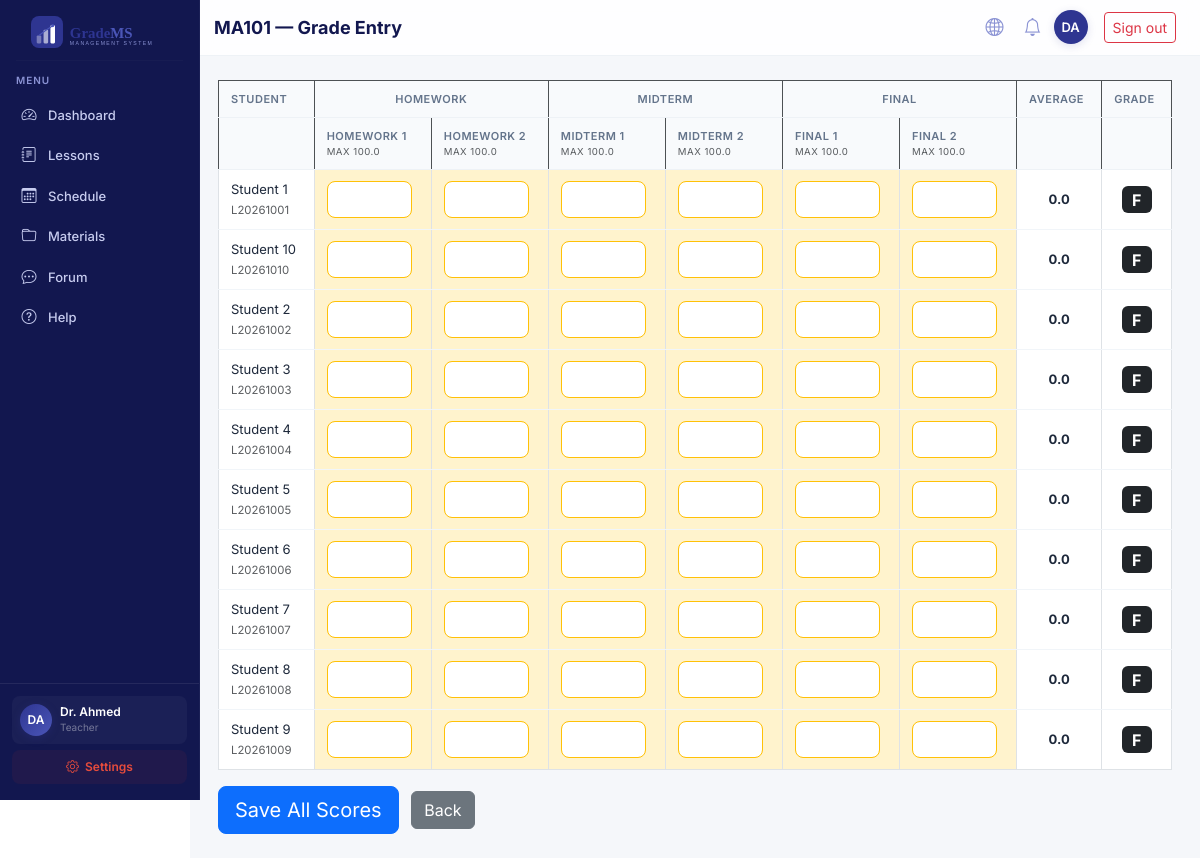
Screenshot of /teacher/courses/3/grades (signed in) with the database file from the repository.
### tables this page shows
CREATE TABLE users (
    id INTEGER PRIMARY KEY AUTOINCREMENT,
    username TEXT UNIQUE NOT NULL,
    password_hash TEXT NOT NULL,
    full_name TEXT NOT NULL,
    email TEXT UNIQUE NOT NULL,
    role TEXT NOT NULL CHECK(role IN ('admin','teacher','student')),
    created_at TIMESTAMP DEFAULT CURRENT_TIMESTAMP
, avatar TEXT);

CREATE TABLE courses (
    id INTEGER PRIMARY KEY AUTOINCREMENT,
    course_code TEXT UNIQUE NOT NULL,
    course_name TEXT NOT NULL,
    credits INTEGER NOT NULL,
    teacher_id INTEGER REFERENCES users(id),
    enrollment_code TEXT UNIQUE NOT NULL,
    created_at TIMESTAMP DEFAULT CURRENT_TIMESTAMP
);

CREATE TABLE grade_categories (
    id INTEGER PRIMARY KEY AUTOINCREMENT,
    course_id INTEGER NOT NULL REFERENCES courses(id) ON DELETE CASCADE,
    category_name TEXT NOT NULL,
    weight REAL NOT NULL CHECK(weight >= 0 AND weight <= 100)
);

CREATE TABLE grade_items (
    id INTEGER PRIMARY KEY AUTOINCREMENT,
    category_id INTEGER NOT NULL REFERENCES grade_categories(id) ON DELETE CASCADE,
    item_name TEXT NOT NULL,
    max_score REAL DEFAULT 100
);

CREATE TABLE enrollments (
    id INTEGER PRIMARY KEY AUTOINCREMENT,
    student_id INTEGER NOT NULL REFERENCES users(id),
    course_id INTEGER NOT NULL REFERENCES courses(id) ON DELETE CASCADE,
    enrolled_at TIMESTAMP DEFAULT CURRENT_TIMESTAMP,
    UNIQUE(student_id, course_id)
);

### blueprints/teacher.py (the view, shortened to what this page needs)
@teacher_bp.route('/courses/<int:course_id>/grades', methods=['GET', 'POST'])
@login_required
@require_role('teacher')
@csrf_required
def grades(course_id):
    course = find_by_id(course_id)
    if not course or course['teacher_id'] != g.user['id']:
        flash('Access denied.', 'danger')
        return redirect(url_for('teacher.dashboard'))
    track_course_access(course_id)
    students = enrolled_students(course_id)
    cats = categories_for_course(course_id)
    items = items_for_course(course_id)
    scores = {}
    averages = {}
    grades_map = {}
    for s in students:
        scores[s['id']] = student_scores_for_items(s['id'], items)
        avg = calculate_weighted_average(s['id'], course_id)
        averages[s['id']] = avg
        grades_map[s['id']] = letter_grade(avg)
    return render_template('teacher/grades.html', course=course, students=students, categories=cats, items=items, scores=scores, averages=averages, grades_map=grades_map)

### app.py (called while the page is built)
def get_db():
    if 'db' in g:
        return g.db
    db_path = os.environ.get('TEST_DB_PATH') or os.path.join(os.path.dirname(os.path.abspath(__file__)), 'grades.db')
    conn = sqlite3.connect(db_path)
    conn.row_factory = sqlite3.Row
    conn.execute("PRAGMA foreign_keys = ON")
    return conn

### blueprints/teacher.py (called while the page is built)
def track_course_access(course_id):
    recent = session.get('recent_courses', [])
    if course_id in recent:
        recent.remove(course_id)
    recent.insert(0, course_id)
    session['recent_courses'] = recent[:5]
    freq = session.get('freq_courses', {})
    freq[str(course_id)] = freq.get(str(course_id), 0) + 1
    session['freq_courses'] = freq

@teacher_bp.before_request
def load_user():
    g.db = get_db()
    if 'user_id' in session:
        g.user = g.db.execute("SELECT * FROM users WHERE id=?", (session['user_id'],)).fetchone()
        if not g.user:
            session.clear()
            return redirect(url_for('auth.login'))

### models/course.py (called while the page is built)
def find_by_id(course_id: int) -> dict | None:
    db = get_conn()
    return db.execute("SELECT * FROM courses WHERE id=?", (course_id,)).fetchone()

### models/enrollment.py (called while the page is built)
def enrolled_students(course_id: int) -> Sequence[dict]:
    db = get_conn()
    return db.execute('''
        SELECT u.id, u.full_name, u.username, e.enrolled_at
        FROM users u JOIN enrollments e ON u.id=e.student_id
        WHERE e.course_id=? ORDER BY u.full_name
    ''', (course_id,)).fetchall()

### models/grade_category.py (called while the page is built)
def for_course(course_id: int) -> Sequence[dict]:
    db = get_conn()
    return db.execute("SELECT * FROM grade_categories WHERE course_id=? ORDER BY id", (course_id,)).fetchall()

### models/grade_item.py (called while the page is built)
def for_course(course_id: int) -> Sequence[dict]:
    db = get_conn()
    return db.execute('''
        SELECT gi.* FROM grade_items gi
        JOIN grade_categories gc ON gi.category_id=gc.id
        WHERE gc.course_id=? ORDER BY gi.id
    ''', (course_id,)).fetchall()

### models/score.py (called while the page is built)
def student_scores_for_items(student_id: int, items: Sequence[dict]) -> dict[int, float | None]:
    if not items:
        return {}
    db = get_conn()
    item_ids = [item['id'] for item in items]
    placeholders = ','.join('?' * len(item_ids))
    rows = db.execute(
        f"SELECT grade_item_id, score FROM scores WHERE student_id=? AND grade_item_id IN ({placeholders})",
        [student_id] + item_ids
    ).fetchall()
    result = {item['id']: None for item in items}
    for row in rows:
        result[row['grade_item_id']] = row['score']
    return result

### templates/teacher/grades.html (shortened to what this page needs)
{% extends 'base.html' %}
{% block page_content %}
{% set initials = g.user.full_name.split() | map('first') | join('') | upper %}
<div class="dashboard-wrapper">
    <aside class="dash-sidebar">
        <div class="sidebar-header">
            {% include '_logo.html' %}
        </div>
        <hr class="sidebar-divider">
        <div class="menu-label">{{ _('menu') }}</div>
        <ul class="sidebar-nav">
            <li><a href="{{ url_for('teacher.dashboard') }}" class="nav-link"><i class="bi bi-speedometer2"></i>{{ _('dashboard') }}</a></li>
            <li><a href="#" class="nav-link"><i class="bi bi-journal-text"></i>{{ _('lessons') }}</a></li>
            <li><a href="#" class="nav-link"><i class="bi bi-calendar3"></i>{{ _('schedule') }}</a></li>
            <li><a href="#" class="nav-link"><i class="bi bi-folder"></i>{{ _('materials') }}</a></li>
            <li><a href="#" class="nav-link"><i class="bi bi-chat-dots"></i>{{ _('forum') }}</a></li>
            <li><a href="#" class="nav-link"><i class="bi bi-question-circle"></i>{{ _('help') }}</a></li>
        </ul>
        <div class="sidebar-footer">
            <div class="user-card">
                <div class="avatar">{{ initials[:2] }}</div>
                <div class="user-info">
                    <div class="user-name">{{ g.user.full_name }}</div>
                    <div class="user-role">{{ session.role }}</div>
                </div>
            </div>
            <a href="{{ url_for('auth.profile') }}" class="sign-out"><i class="bi bi-gear"></i>{{ _('settings') }}</a>
        </div>
    </aside>
    <div class="dash-main">
        <header class="dash-topbar">
            <div class="dash-topbar-left">
                <h2>{{ course.course_code }} — {{ _('grade_entry') }}</h2>
            </div>
            <div class="dash-topbar-right">
                <div class="dropdown d-inline-block">
                    <a href="#" class="lang-btn" data-bs-toggle="dropdown" aria-expanded="false" title="{{ _('language') }}">
                        <i class="bi bi-globe2"></i>
                    </a>
                </div>
                <i class="bi bi-bell bell"></i>
                <a href="{{ url_for('auth.profile') }}" class="dash-avatar" title="{{ g.user.full_name }}">{{ initials[:2] }}</a>
                <a href="{{ url_for('auth.logout') }}" class="btn btn-sm btn-outline-danger ms-1">{{ _('sign_out') }}</a>
            </div>
        </header>
        <main class="dash-content">
<form method="post">
<div class="table-responsive">
    <table class="table table-bordered table-sm">
        <thead class="table-dark">
            <tr>
                <th>{{ _('student') }}</th>
                {% for cat in categories %}
                <th colspan="{{ items|selectattr('category_id', 'eq', cat.id)|list|length }}" class="text-center">{{ cat.category_name }}</th>
                {% endfor %}
                <th>{{ _('average') }}</th>
                <th>{{ _('grade') }}</th>
            </tr>
            <tr>
                <th></th>
                {% for item in items %}
                <th class="text-nowrap">
                    {{ item.item_name }}
                    <small class="d-block text-muted fw-normal">{{ _('max_prefix') }}{{ item.max_score }}</small>
                </th>
                {% endfor %}
                <th></th>
                <th></th>
            </tr>
        </thead>
        <tbody>
            {% for s in students %}
            <tr>
                <td class="text-nowrap">{{ s.full_name }}<br><small class="text-muted">{{ s.username }}</small></td>
                {% for item in items %}
                {% set sc = scores[s.id].get(item.id) if scores[s.id] else none %}
                <td class="score-cell {% if sc is none %}missing{% else %}has-score{% endif %}">
                    <input name="score_{{ s.id }}_{{ item.id }}" type="number" step="0.1" min="0" max="100"
                           class="form-control form-control-sm" style="width:85px"
                           value="{{ sc if sc is not none else '' }}">
                </td>
                {% endfor %}
                <td class="text-center fw-bold">{{ averages.get(s.id, '-') }}</td>
                <td class="text-center">
                    {% set g = grades_map.get(s.id) %}
                    {% if g %}
                    <span class="badge fs-6 bg-{% if g == 'A' %}success{% elif g == 'B' %}primary{% elif g == 'C' %}warning text-dark{% elif g == 'D' %}danger{% else %}dark{% endif %}">
                        {{ g }}
                    </span>
                    {% else %}
                    -
                    {% endif %}
                </td>
            </tr>
            {% else %}
            <tr><td colspan="{{ items|length + 2 }}"><div class="empty-state"><i class="bi bi-people"></i><p>{{ _('no_students_enrolled') }}</p></div></td></tr>
            {% endfor %}
        </tbody>
    </table>
</div>
<button class="btn btn-primary btn-lg">{{ _('save_all_scores') }}</button>
<a href="{{ url_for('teacher.dashboard') }}" class="btn btn-secondary ms-2">{{ _('back') }}</a>
</form>
        </main>
    </div>
</div>
{% endblock %}

### rows the page displays
users: user.full_name "Dr. Ahmed", role "Teacher"
courses: course_code "MA101"
grade_categories: category_name "HOMEWORK"
grade_categories: category_name "MIDTERM"
grade_categories: category_name "FINAL"
grade_items: item_name "HOMEWORK 1", max_score "100.0"
grade_items: item_name "HOMEWORK 2", max_score "100.0"
grade_items: item_name "MIDTERM 1", max_score "100.0"
grade_items: item_name "MIDTERM 2", max_score "100.0"
grade_items: item_name "FINAL 1", max_score "100.0"
grade_items: item_name "FINAL 2", max_score "100.0"
enrollments: full_name "Student 1", username "L20261001", get "0.0", g "F"
enrollments: full_name "Student 10", username "L20261010", get "0.0", g "F"
enrollments: full_name "Student 2", username "L20261002", get "0.0", g "F"
enrollments: full_name "Student 3", username "L20261003", get "0.0", g "F"
enrollments: full_name "Student 4", username "L20261004", get "0.0", g "F"
enrollments: full_name "Student 5", username "L20261005", get "0.0", g "F"
enrollments: full_name "Student 6", username "L20261006", get "0.0", g "F"
enrollments: full_name "Student 7", username "L20261007", get "0.0", g "F"
enrollments: full_name "Student 8", username "L20261008", get "0.0", g "F"
enrollments: full_name "Student 9", username "L20261009", get "0.0", g "F"

### other values shown
{{ initials[:2] }} "DA"
